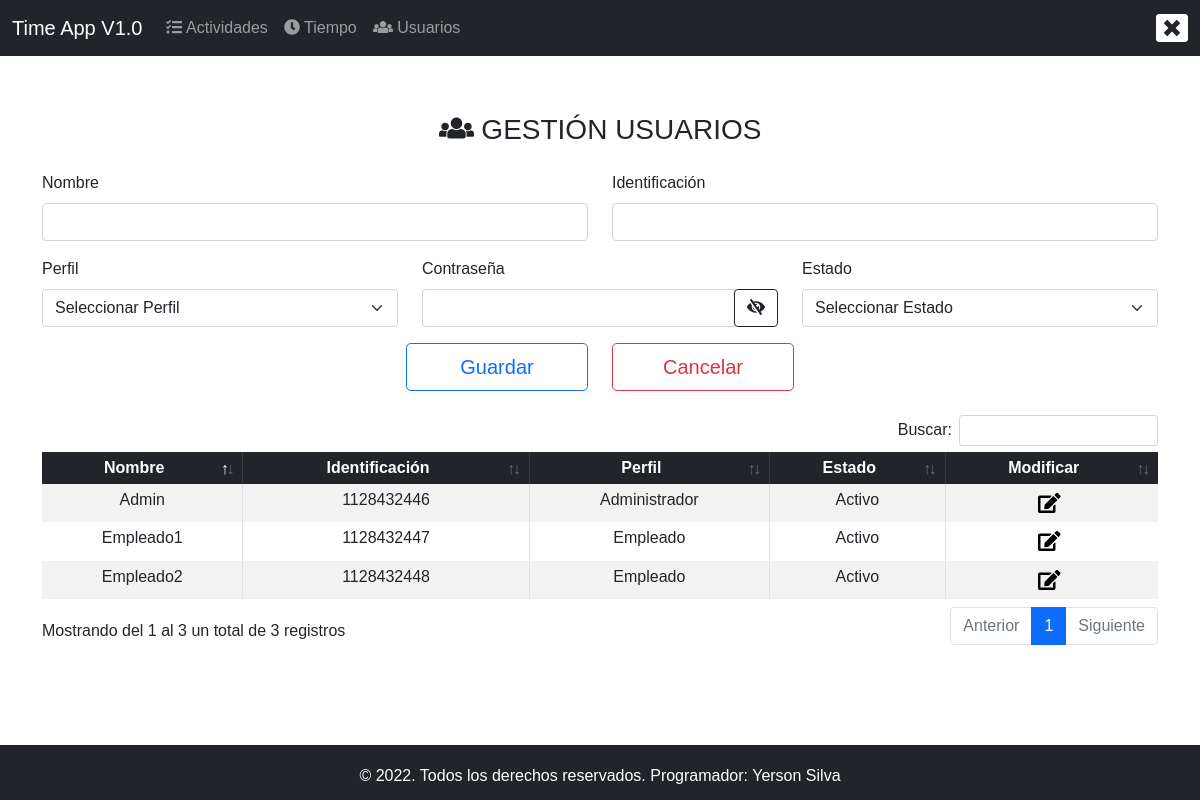
Screenshot of /CapaPresentacion/Layout/home.php?mod=usuarios (signed in) with the database file from the repository.
### tables this page shows
CREATE TABLE IF NOT EXISTS `usuarios` (
  `id` int NOT NULL AUTO_INCREMENT,
  `nombre` varchar(200) NOT NULL,
  `identificacion` varchar(20) NOT NULL,
  `password` varchar(200) NOT NULL,
  `id_perfil` int NOT NULL,
  `fecha_creacion` date NOT NULL,
  `fecha_modificacion` date DEFAULT NULL,
  `estado` tinyint NOT NULL,
  PRIMARY KEY (`id`),
  KEY `FK_idUsuario_idPerfil` (`id_perfil`)
);

CREATE TABLE IF NOT EXISTS `perfiles` (
  `id` int NOT NULL AUTO_INCREMENT,
  `nombre` varchar(100) NOT NULL,
  PRIMARY KEY (`id`)
);

### CapaDatos/Conexion.php (called while the page is built, shortened)
<?php
class Conexion{
    public function __construct()
    {
        $this->conexion = new mysqli(DB_PASS,DB_USER,DB_PASS,DB_NAME);
    }
}
?>

### CapaNegocio/usuarioBL/usuarioBL.php (called while the page is built, shortened)
<?php
include_once '../../CapaDatos/Conexion.php';
class UsuarioBL extends Conexion {
    public function selectAll()
    {
        $stmt = $this->conexion->prepare("CALL sp_User_SelectAll()");
        $stmt->execute();
        $res = $stmt->get_result();
        $usuarios = $res->fetch_all(MYSQLI_ASSOC);
        return $usuarios;
    }
}

### CapaPresentacion/usuario/usuario.php (the view, shortened to what this page needs)
<?php
if (isset($_SESSION['usuario'])) {
    include_once '../../CapaNegocio/usuarioBL/usuarioBL.php';
    $users = new UsuarioBL();
    $arr_users = $users->selectAll();
    $perfiles = new PerfilBL();
    $arr_perfiles = $perfiles->selectAll();
?>
    <div class="col-12 col-xs-12 col-sm-12 col-md-12 pb-3">
        <form action="home.php?mod=usuarios" method="POST">
            <div class="container text-center pb-3 mt-3">
                <h3><i class="fas fa-users"></i>&nbsp;GESTIÓN USUARIOS</h3>
            </div>
            <?php
            if (isset($_POST['btnModificar'])) {
                $id = $_POST['id_usuario'];
                $arr_user = $users->select($id);
                foreach ($arr_user as $item2) {
                    $cantidad = count($arr_user);
            ?>
                    <div class="row">
                        <div class="col-12 col-xs-12 col-sm-12 col-md-6">
                            <div class="mb-3">
                                <label for="Nombre" class="form-label">Nombre</label>
                                <input type="text" class="form-control" name="txtnombre" value="<?php echo $item2['nombre']; ?>" required>
                            </div>
                        </div>
                        <div class="col-12 col-xs-12 col-sm-12 col-md-6">
                            <div class="mb-3">
                                <label for="Identificación" class="form-label">Identificación</label>
                                <input type="text" class="form-control" name="txtidentificacion" value="<?php echo $item2['identificacion']; ?>" required>
                            </div>
                        </div>
                    </div>
                    <div class="row">
                        <div class="col-12 col-xs-12 col-sm-12 col-md-4">
                            <div class="mb-3">
                                <label for="Perfil" class="form-label">Perfil</label>
                                <select class="form-select" name="cmbIdPerfil" required>
                                    <option value="">Seleccionar Perfil</option>
                                    <?php foreach ($arr_perfiles as $op) :
                                        if ($item2['id_perfil'] == $op['id']) {
                                            echo "<option value=" . $op['id'] . " selected>";
                                            echo $op['nombre'];
                                            echo "</option>";
                                        } else {
                                            echo "<option value=" . $op['id'] . ">";
                                            echo $op['nombre'];
                                            echo "</option>";
                                        }
                                    ?>
                                    <?php endforeach; ?>
                                </select>
                            </div>
                        </div>
                        <div class="col-12 col-xs-12 col-sm-12 col-md-4">
                            <div class="mb-3">
                                <label for="Contraseña" class="form-label">Contraseña</label>
                                <input type="password" class="form-control" name="txtpassword" value="<?php echo $item2['password']; ?>" required>
                            </div>
                        </div>
                        <div class="col-12 col-xs-12 col-sm-12 col-md-4">
                            <div class="mb-3">
                                <label for="Estado" class="form-label">Estado</label>
                                <select class="form-select" name="cmbEstado" required>
                                    <option value="">Seleccionar Perfil</option>
                                    <option value="1" <?php if ($item2['estado'] == "1") { echo 'selected="selected"';} ?>>Activo</option>
                                    <option value="0" <?php if ($item2['estado'] == "0") { echo 'selected="selected"';} ?>>Inactivo</option>
                                </select>
                            </div>
                        </div>
                    </div>
                <?php
                }
            } else {
                ?>
                <div class="row">
                    <div class="col-12 col-xs-12 col-sm-12 col-md-6">
                        <div class="mb-3">
                            <label for="Nombre" class="form-label">Nombre</label>
                            <input type="text" class="form-control" name="txtnombre" required>
                        </div>
                    </div>
                    <div class="col-12 col-xs-12 col-sm-12 col-md-6">
                        <div class="mb-3">
                            <label for="Identificación" class="form-label">Identificación</label>
                            <input type="text" class="form-control" name="txtidentificacion" required>
                        </div>
                    </div>
                </div>
                <div class="row">
                    <div class="col-12 col-xs-12 col-sm-12 col-md-4">
                        <div class="mb-3">
                            <label for="Perfil" class="form-label">Perfil</label>
                            <select class="form-select" name="cmbIdPerfil" required>
                                <option value="">Seleccionar Perfil</option>
                            </select>
                        </div>
                    </div>
                    <div class="col-12 col-xs-12 col-sm-12 col-md-4">
                        <div class="mb-3">
                            <label for="Contraseña" class="form-label">Contraseña</label>
                            <div class="input-group">
                                <input id="password" type="password" class="form-control" name="txtpassword" required>
                                <div class="input-group-append">
                                    <button onclick="mostrarContrasena()" class="btn btn-outline-dark" type="button"><span class="fa fa-eye-slash icon"></span> </button>
                                </div>
                            </div>
                        </div>
                    </div>
                    <div class="col-12 col-xs-12 col-sm-12 col-md-4">
                        <div class="mb-3">
                            <label for="Estado" class="form-label">Estado</label>
                            <select class="form-select" name="cmbEstado" required>
                                <option value="">Seleccionar Estado</option>
                            </select>
                        </div>
                    </div>
                </div>
            <?php
            }
            ?>
            <div class="row justify-content-center align-items-center">
                <?php
                if (isset($_POST['btnModificar'])) {
                ?>
                    <div class="col-6 col-xs-6 col-sm-6 col-md-6 col-lg-6 d-flex justify-content-end">
                        <button type="submit" name="btnModificarUsuario" class="btn btn-outline-primary btn-lg col-12 col-xs-12 col-sm-12 col-md-4">Modificar</button>
                        <input type="number" name="id_usuario" value="<?php echo $item2['id']; ?>" hidden />
                    </div>
                    <div class="col-6 col-xs-6 col-sm-6 col-md-6 col-lg-6">
                        <button type="button" onclick="refresh()" class="btn btn-outline-danger btn-lg col-12 col-xs-12 col-sm-12 col-md-4">Cancelar</button>
                    </div>
                <?php
                } else {
                ?>
                    <div class="col-6 col-xs-6 col-sm-6 col-md-6 col-lg-6 d-flex justify-content-end">
                        <button type="submit" name="btnCrearUsuario" class="btn btn-outline-primary btn-lg col-12 col-xs-12 col-sm-12 col-md-4">Guardar</button>
                    </div>
                    <div class="col-6 col-xs-6 col-sm-6 col-md-6 col-lg-6">
                        <button type="reset" class="btn btn-outline-danger btn-lg col-12 col-xs-12 col-sm-12 col-md-4">Cancelar</button>
                    </div>
                <?php
                }
                ?>
            </div>
        </form>
        <br>
        <div class="table-responsive-md col-md-12">
            <table class="table table-sm table-bordered table-striped text-center" id="usuarios" data-page-length='5' style="width:100%">
                <thead class="table-dark">
                    <tr>
                        <th scope="col">Nombre</th>
                        <th scope="col">Identificación</th>
                        <th scope="col">Perfil</th>
                        <th scope="col">Estado</th>
                        <th scope="col">Modificar</th>
                    </tr>
                </thead>
                <tbody>
                    <?php
                    foreach ($arr_users as $item) {
                    ?>
                        <tr>
                            <td><?php echo $item['nombre']; ?></td>
                            <td><?php echo $item['identificacion']; ?></td>
                            <td><?php echo $item['perfil']; ?></td>
                            <td><?php
                                if ($item['estado'] == '1') {
                                    echo 'Activo';
                                }
                                ?>
                            </td>
                            <td>
                                <form action="home.php?mod=usuarios" method="post">
                                    <button class="navbar-toggler navbar-toggler-right" data-toggle="collapse" data-target="#navbarSupportedContent" aria-controls="navbarSupportedContent" aria-expanded="false" aria-label="Toggle navigation" type="submit" name="btnModificar">
                                        <i class="fas fa-edit"></i>&nbsp;
                                    </button>
                                </form>
                            </td>
                        </tr>
                    <?php
                    }
                    ?>
                </tbody>
            </table>
        </div>
    </div>
<?php
} else {
    header('location: ../usuario/login.php');
}
?>

### rows the page displays
usuarios: nombre "Admin", identificacion "1128432446", id_perfil.nombre "Administrador", estado "Activo"
usuarios: nombre "Empleado2", identificacion "1128432448", id_perfil.nombre "Empleado", estado "Activo"
usuarios: nombre "Empleado1", identificacion "1128432447", id_perfil.nombre "Empleado", estado "Activo"
